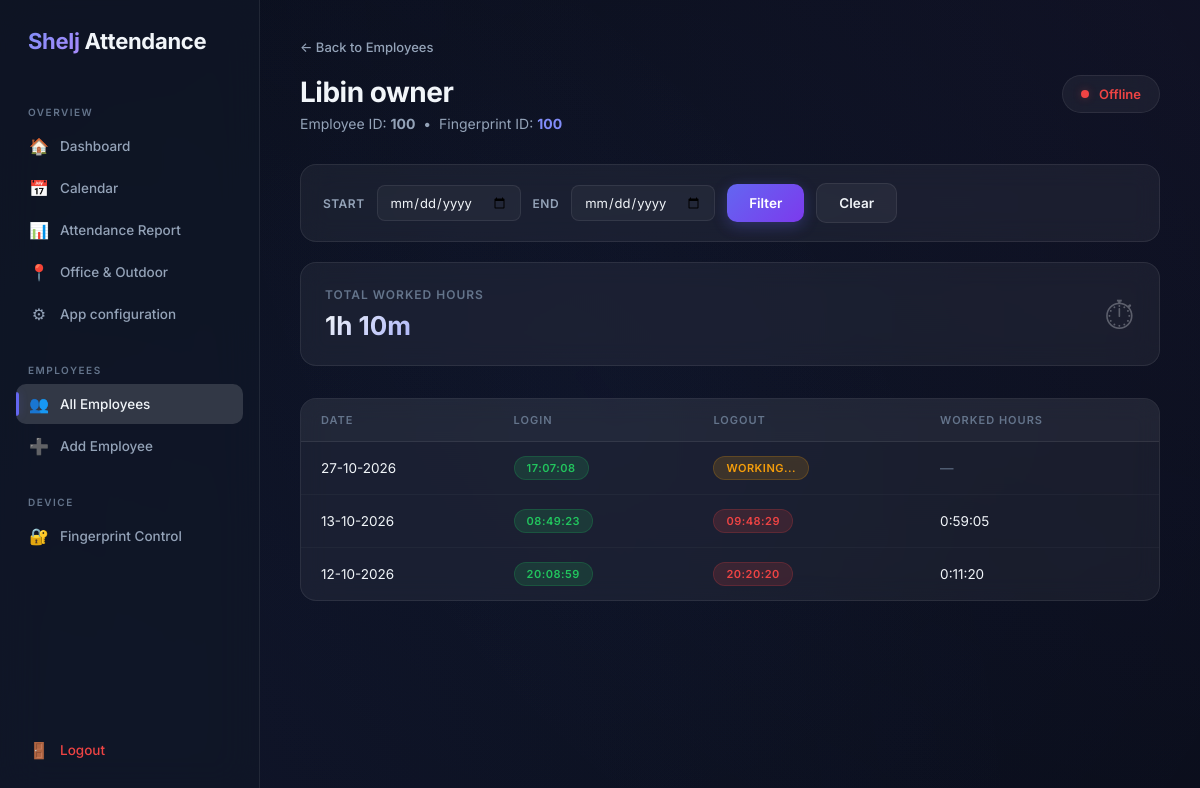
Before: /web/employees/22/ (signed in) with the older database file.
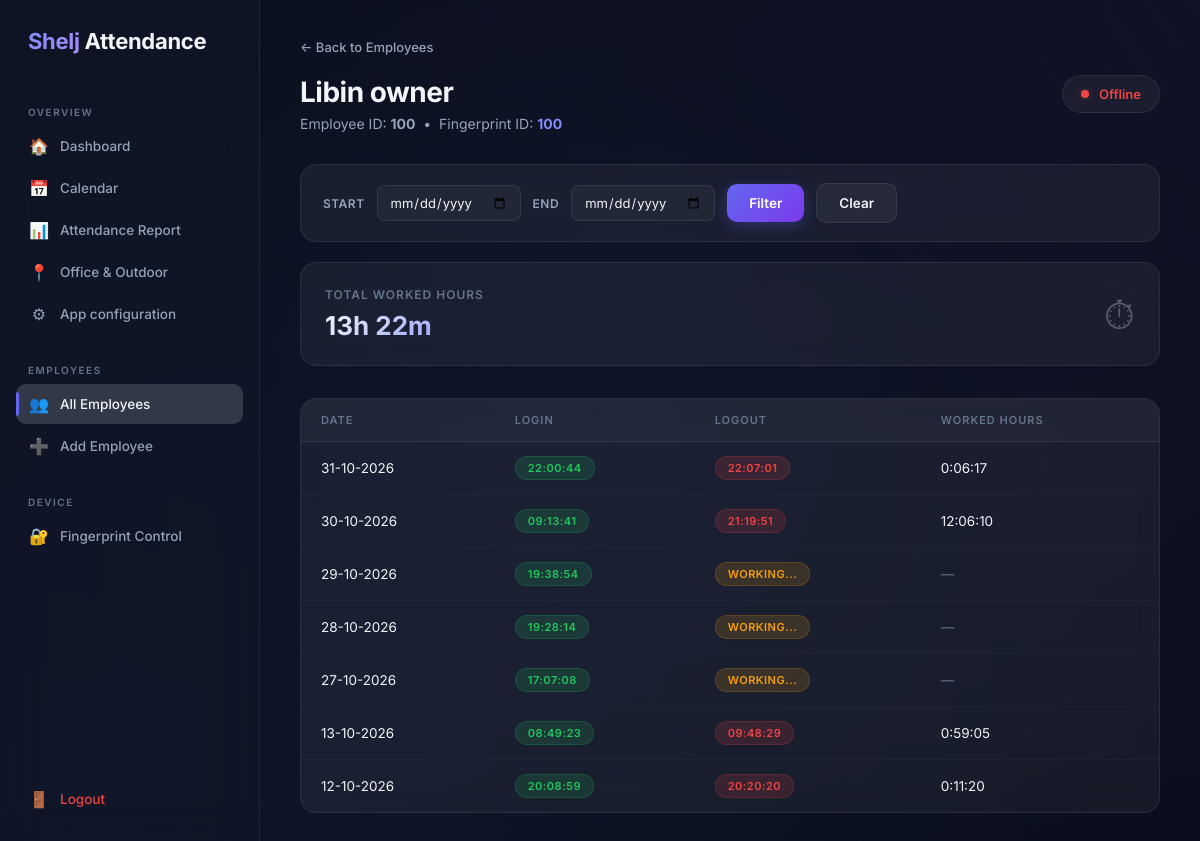
After: the same page with the newer database file.
### attendance/models.py (models this page shows, shortened)
class Employee(models.Model):
    login_notifications_enabled = models.BooleanField(default=True)
    user = models.OneToOneField(settings.AUTH_USER_MODEL, on_delete=models.PROTECT, related_name="employee")
    name = models.CharField(max_length=150)
    employee_id = models.CharField(max_length=50, unique=True)
    fingerprint_id = models.CharField(max_length=100, unique=True)

class AttendanceSession(models.Model):
    employee = models.ForeignKey(
        Employee,
        on_delete=models.CASCADE,
        related_name="attendance_sessions",
    )
    login_at = models.DateTimeField()
    logout_at = models.DateTimeField(null=True, blank=True)
    worked_hours = models.DurationField(
        null=True,
        blank=True,
    )
    created_at = models.DateTimeField(auto_now_add=True)
    updated_at = models.DateTimeField(auto_now=True)

### attendance/views.py (the view, shortened to what this page needs)
@login_required
def employee_detail(request, employee_id):
    employee = get_object_or_404(
        Employee,
        id=employee_id,
    )
    attendance = (
        employee.attendance_sessions
        .prefetch_related("evidence")
        .order_by("-login_at")
    )
    start_date = request.GET.get("start_date", "")
    end_date = request.GET.get("end_date", "")
    total_worked = attendance.aggregate(
        total=Sum("worked_hours")
    )["total"]
    if total_worked is None:
        total_worked = timedelta(0)
    total_seconds = int(total_worked.total_seconds())
    total_hours = total_seconds // 3600
    total_minutes = (total_seconds % 3600) // 60
    total_worked_display = f"{total_hours}h {total_minutes}m"
    paginator = Paginator(
        attendance,
        10,
    )
    page_number = request.GET.get("page")
    page_obj = paginator.get_page(
        page_number
    )
    return render(
        request,
        "attendance/employee_detail.html",
        {
            "employee": employee,
            "page_obj": page_obj,
            "start_date": start_date,
            "end_date": end_date,
            "total_worked": total_worked_display,
        },
    )

### attendance/context_processors.py (called while the page is built)
def device_status(request):
    device = (
        AttendanceDevice.objects
        .filter(is_active=True)
        .first()
    )
    return {
        "device": device,
    }

### attendance/mobile_render.py (called while the page is built)
def render(request, template_name, context=None, *args, **kwargs):
    if not getattr(request, "mobile_api", False):
        return html_render(request, template_name, context, *args, **kwargs)
    data = serialize(context or {})
    if "calendar_days" in data:
        import json
        data["calendar_days"] = json.loads(data["calendar_days"])
    return JsonResponse(data)

### attendance/models.py (called while the page is built)
    @property
    def is_online(self):
        if self.last_seen is None:
            return False
        return timezone.now() - self.last_seen < timedelta(minutes=2)

### attendance/templates/attendance/employee_detail.html (shortened to what this page needs)
{% extends "attendance/base.html" %}
{% block nav_employees %}active{% endblock %}
{% block content %}
    <a class="back-link" href="{% url 'employee_list' %}" id="back-to-employees">
        ← Back to Employees
    </a>
    <div class="page-header">
        <div>
            <h1>{{ employee.name }}</h1>
            <p>
                Employee ID: <strong>{{ employee.employee_id }}</strong>
                &nbsp;•&nbsp;
                Fingerprint ID:
                <strong style="color: var(--accent-light);">{{ employee.fingerprint_id }}</strong>
            </p>
        </div>
        {% if device and device.is_online %}
            <div class="device-badge online">
                <span class="dot"></span>
                Online
            </div>
        {% else %}
            <div class="device-badge offline">
                <span class="dot"></span>
                Offline
            </div>
        {% endif %}
    </div>
    <form method="get" class="filter-bar" id="date-filter-form">
        <label for="start_date">Start</label>
        <input
            type="date"
            name="start_date"
            id="start_date"
            value="{{ start_date }}"
        >
        <label for="end_date">End</label>
        <input
            type="date"
            name="end_date"
            id="end_date"
            value="{{ end_date }}"
        >
        <button type="submit" class="btn btn-primary" id="btn-filter">
            Filter
        </button>
        <a href="{% url 'employee_detail' employee.id %}" class="btn btn-secondary" id="btn-clear-filter">
            Clear
        </a>
    </form>
    <section class="section">
        <div class="cards-grid" style="grid-template-columns: 1fr;">
            <div class="stat-card" style="display: flex; align-items: center; justify-content: space-between;">
                <div>
                    <div class="stat-label">Total Worked Hours</div>
                    <div class="stat-value" style="font-size: 26px;">{{ total_worked }}</div>
                </div>
                <span style="font-size: 40px; opacity: 0.3;">⏱</span>
            </div>
        </div>
    </section>
    <div class="glass-table-wrap">
        <table class="glass-table" id="attendance-table">
            <thead>
                <tr>
                    <th>Date</th>
                    <th>Login</th>
                    <th>Logout</th>
                    <th>Worked Hours</th>
                </tr>
            </thead>
            <tbody>
            {% for session in page_obj %}
            <tr>
                <td>
                    {{ session.login_at|date:"d-m-Y" }}
                </td>
                <td>
                    <span class="badge badge-login">
                        {{ session.login_at|date:"H:i:s" }}
                    </span>
                </td>
                <td>
                    {% if session.logout_at %}
                        <span class="badge badge-logout">
                            {{ session.logout_at|date:"H:i:s" }}
                        </span>
                    {% else %}
                        <span class="badge badge-working">
                            Working...
                        </span>
                    {% endif %}
                </td>
                <td>
                    {% if session.worked_hours %}
                        {{ session.worked_hours }}
                    {% else %}
                        <span style="color: var(--text-muted);">—</span>
                    {% endif %}
                </td>
            </tr>
            {% empty %}
            <tr>
                <td colspan="4" style="text-align: center; padding: 40px; color: var(--text-muted);">
                    No attendance records found.
                </td>
            </tr>
            {% endfor %}
            </tbody>
        </table>
    </div>
{% endblock %}

### attendance/templates/attendance/base.html (shortened to what this page needs)
<!DOCTYPE html>
<html lang="en">
<head>
</head>
<body>
<div class="layout">
    <aside class="sidebar">
        <div class="logo">
            <span>Shelj</span> Attendance
        </div>
        <div class="nav-section">
            <div class="nav-title">
                Overview
            </div>
            <a
                href="{% url 'dashboard' %}"
                class="nav-link {% block nav_dashboard %}{% endblock %}"
                id="nav-dashboard"
            >
                <span class="icon">🏠</span>
                Dashboard
            </a>
            <a
                href="{% url 'calendar' %}"
                class="nav-link {% block nav_calendar %}{% endblock %}"
                id="nav-calendar"
            >
                <span class="icon">📅</span>
                Calendar
            </a>
            <a
                href="{% url 'attendance_report' %}"
                class="nav-link {% block nav_attendance_report %}{% endblock %}"
                id="nav-attendance-report"
            >
                <span class="icon">📊</span>
                Attendance Report
            </a>
            <a href="{% url 'work_attendance' %}" class="nav-link"><span class="icon">📍</span>Office & Outdoor</a>
            <a href="{% url 'app_configuration' %}" class="nav-link {% block nav_configuration %}{% endblock %}" id="nav-configuration"><span class="icon">⚙</span>App configuration</a>
        </div>
        <div class="nav-section">
            <div class="nav-title">
                Employees
            </div>
            <a
                href="{% url 'employee_list' %}"
                class="nav-link {% block nav_employees %}{% endblock %}"
                id="nav-employees"
            >
                <span class="icon">👥</span>
                All Employees
            </a>
            <a
                href="{% url 'employee_create' %}"
                class="nav-link {% block nav_create %}{% endblock %}"
                id="nav-create"
            >
                <span class="icon">➕</span>
                Add Employee
            </a>
        </div>
        <div class="nav-section">
            <div class="nav-title">
                Device
            </div>
            <a
                href="{% url 'device_control' %}"
                class="nav-link {% block nav_device %}{% endblock %}"
                id="nav-device"
            >
                <span class="icon">🔐</span>
                Fingerprint Control
            </a>
        </div>
        <div class="nav-spacer"></div>
        <a
            href="{% url 'logout' %}"
            class="nav-link logout-link"
            id="nav-logout"
        >
            <span class="icon">🚪</span>
            Logout
        </a>
    </aside>
    <main class="main">
        {% block content %}{% endblock %}
    </main>
</div>
</body>
</html>

Changed rows visible on the page:
added AttendanceSession: login_at "31-10-2026", login_at "22:00:44", logout_at "22:07:01", worked_hours "0:06:17"
added AttendanceSession: login_at "30-10-2026", login_at "09:13:41", logout_at "21:19:51", worked_hours "12:06:10"
added AttendanceSession: login_at "29-10-2026", login_at "19:38:54", shows "WORKING..."
added AttendanceSession: login_at "28-10-2026", login_at "19:28:14", shows "WORKING..."
Other visible differences:
{{ total_worked }}: "1h 10m" → "13h 22m"
